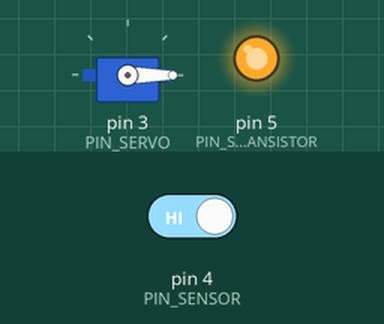
Simulated run of this sketch. Board: Arduino Uno, built with avr-gcc and run on an emulated ATmega328P. Shown: servo, output pins drawn as LEDs (lit = HIGH). The inputs (shaded band) are chosen by the test bench; at power-on: pin 4 (PIN_SENSOR) HIGH. The modem accepts every AT command (registered, SIM ready, sends succeed) and sends nothing else.

Above: at 19.2 s.
19.3 s: pin 4 (PIN_SENSOR) driven LOW
At 20.3 s:
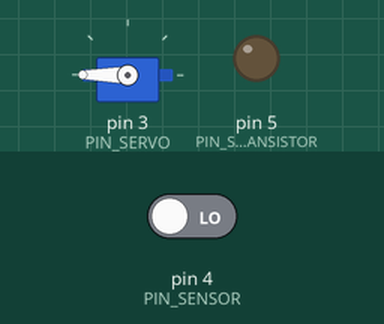
At 21.9 s:
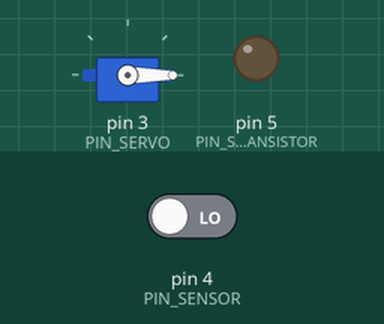
Timing chart, 0 to 23.9 s (numbered marks = the images above; inputs shaded):
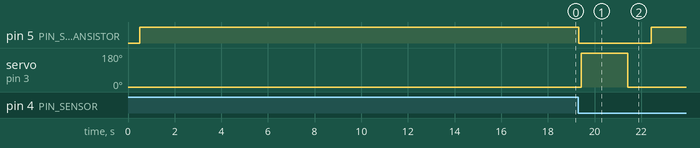

Measured:
- after the input at 19.3 s, pin 5 (PIN_SERVO_TRANSISTOR): HIGH → LOW at once, → HIGH 3.1 s later; servo on pin 3 (PIN_SERVO): 0° → 180° after 0.12 s, → 0° 2.0 s later

The sketch:

arduinoCatTrap.ino
```cpp
#include <Servo.h>
#include <SoftwareSerial.h>

#define PIN_SERVO 3
#define PIN_SENSOR 4
#define PIN_SERVO_TRANSISTOR 5

SoftwareSerial GSM(7, 8); // RX, TX
char phone_no[]="+XXYYYYYYYYY"; // your phone number to receive sms with country prefix

Servo servo;
byte sensorDetect;
bool sensorStatus = false;

void setup() {

  pinMode(PIN_SENSOR, INPUT);

  pinMode(PIN_SERVO_TRANSISTOR , OUTPUT);
  digitalWrite(PIN_SERVO_TRANSISTOR, LOW); // switch on servo power

  pinMode(PIN_SERVO, OUTPUT);
  attachServo();

  servo.write(0);
  delay(500);

  servo.detach();
  digitalWrite(PIN_SERVO_TRANSISTOR, HIGH); // switch off servo power

  GSM.begin(9600);

  // synchronize A6 module with Arduino 9600 boudrate
  for( int i=0; i<=10; i++) {
    delay(500);
    GSM.println("AT");
  }
  delay(5000);

  GSM.println("AT+CMGF=1"); // select sms text mode
  delay(200);

  GSM.println("AT+CMGD=1,4"); // delete all sms from memory
  delay(200);

  sendSMS("Cat Trap powered on");
  delay(5000);

  // Not really necessary but prevents the serial monitor from dropping any input
  while(GSM.available()) {
    Serial.write(GSM.read());
  }
}

void loop() {

  delay(50);

  sensorDetect = digitalRead(PIN_SENSOR);

  if ( sensorStatus == false && sensorDetect == LOW ) { // Sensor ON

    attachServo();
    digitalWrite(PIN_SERVO_TRANSISTOR, LOW); // switch on servo power
    delay(100);

    servo.write(180);
    delay(2000);

    servo.write(0);
    delay(1000);

    servo.detach();
    digitalWrite(PIN_SERVO_TRANSISTOR, HIGH); // switch off servo power

    sendSMS("Cat is trapped!");
    delay(5000);

    sensorStatus = true; // trigger servo only once
  }
}

void attachServo() {
  servo.attach(PIN_SERVO, 500, 2000);
}

void sendSMS(String msg) {
  GSM.print("AT+CMGS=\"");
  GSM.print(phone_no);
  GSM.write(0x22);  // double quotes "
  GSM.write(0x0D);  // hex equivalent of Carraige return
  GSM.write(0x0A);  // hex equivalent of newline
  delay(1000);
  GSM.print(msg);
  delay(500);
  GSM.println (char(26));//the ASCII code of the ctrl+z is 26
}
```
